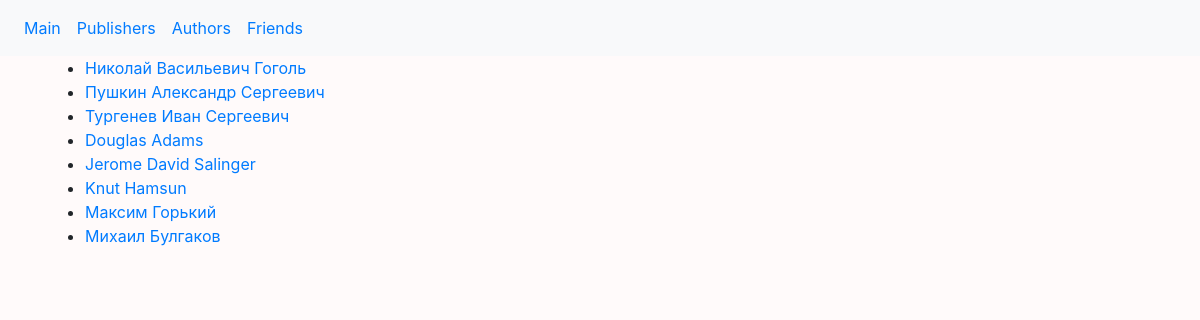
Page /author/ on the committed database.
### p_library/models.py (models this page shows, shortened)
class Author(models.Model):
    full_name = models.TextField()
    birth_year = models.SmallIntegerField()
    country = models.CharField(max_length=2)

### p_library/views.py (the view)
# urls.py: path('author/', AuthorList.as_view(), name='author_list'),
class AuthorList(ListView):
    model = Author
    template_name = 'author_list.html'

### p_library/templates/author_list.html (shortened to what this page needs)
<head>
</head>
{% extends 'base.html' %}
{% block content %}
	<ul>
		{% for author in object_list %}
		    <li><a href="{{ author.id }}/">{{ author.full_name }}</a></li>
		{% endfor %}
	</ul>
{% endblock %}

### static/style.css (style rules this page uses)
body { background-color: snow; }

### rows in the picture
Author: full_name "Николай Васильевич Гоголь"
Author: full_name "Пушкин Александр Сергеевич"
Author: full_name "Тургенев Иван Сергеевич"
Author: full_name "Douglas Adams"
Author: full_name "Jerome David Salinger"
Author: full_name "Knut Hamsun"
Author: full_name "Максим Горький"
Author: full_name "Михаил Булгаков"
